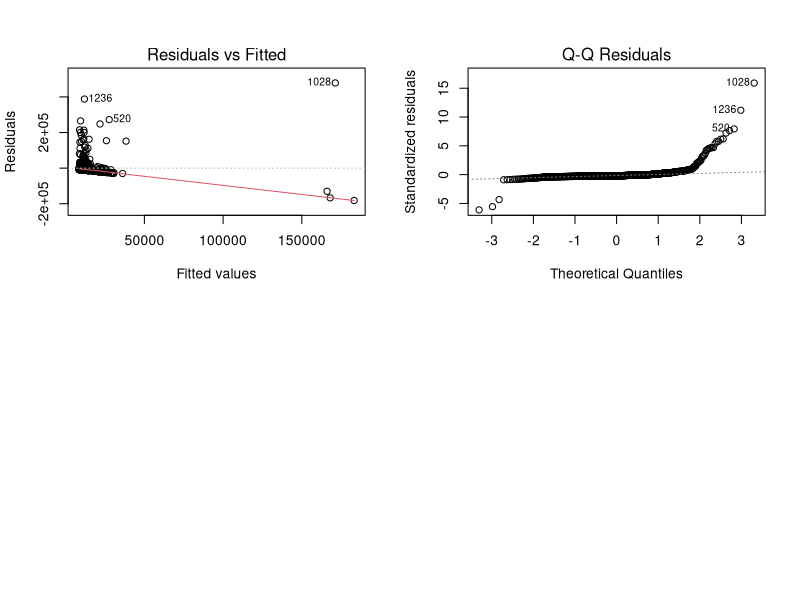

Write R code to recreate this figure. (Note: this script raises an error after producing the figure.)
## ---- chunk 1
rm(list=ls())
library(arm)
library(ggplot2)
library(dplyr)
library(tidyr)
library(gridExtra)
## ---- chunk 2
data<-read.csv("../data/W8QDEB2_cleaned.csv",header = TRUE, stringsAsFactors=TRUE)
head(data)
summary(data)
## ---- chunk 3
model.1 <- lm(W8QDEB2 ~ ., data = data)

# have a look at the model
summary(model.1)
## ---- chunk 4
model.2 <- lm(W8QDEB2 ~ W1GrssyrHH + IndSchool + W1depkids + W4RacismYP, data = data)

# have a look at the model
summary(model.2)
## ---- chunk 5
model.3 <- lm(W8QDEB2 ~ W1GrssyrHH + IndSchool + W4RacismYP, data = data)

# have a look at the model
summary(model.3)
## ---- chunk 6
model_inter <- lm(W8QDEB2 ~ W1GrssyrHH*IndSchool + W1GrssyrHH*W4RacismYP + IndSchool*W4RacismYP, data = data)

# have a look at the model
summary(model_inter)
## ---- chunk 7
model.4 <- lm(W8QDEB2 ~ W1GrssyrHH + IndSchool + IndSchool:W4RacismYP, data = data)

# have a look at the model
summary(model.4)
## ---- chunk 8
par(mfrow=c(2,2))
plot(model.4, which=c(1,2))
hist(rstandard(model), freq = FALSE ,
     main="Histogram of standardised residuals",
     cex.main=0.8, xlab="Standardised residuals")
## ---- chunk 9
show_outliers<-function(the.linear.model,topN){
  #length of data
  n=length(fitted(the.linear.model))
  #number of parameters estimated
  p=length(coef(the.linear.model))
  #standardised residuals over 3
  res.out<-which(abs(rstandard(the.linear.model))>3) #sometimes >2
  #topN values
  res.top<-head(rev(sort(abs(rstandard(the.linear.model)))),topN)
  #high leverage values
  lev.out<-which(lm.influence(the.linear.model)$hat>2*p/n)
  #topN values
  lev.top<-head(rev(sort(lm.influence(the.linear.model)$hat)),topN)
  #high diffits
  dffits.out<-which(dffits(the.linear.model)>2*sqrt(p/n))
  #topN values
  dffits.top<-head(rev(sort(dffits(the.linear.model))),topN)
  #Cook's over 1
  cooks.out<-which(cooks.distance(the.linear.model)>1)
  #topN cooks
  cooks.top<-head(rev(sort(cooks.distance(the.linear.model))),topN)
  #Create a list with the statistics -- cant do a data frame as different lengths 
  list.of.stats<-list(Std.res=res.out,Std.res.top=res.top, Leverage=lev.out, Leverage.top=lev.top, DFFITS=dffits.out, DFFITS.top=dffits.top, Cooks=cooks.out,Cooks.top=cooks.top)
  #return the statistics
  list.of.stats}
## ---- chunk 10
#Get outliers
outliers <- show_outliers(model.4, topN = 5) 

# Combine all outlier indices into a single vector
all_outliers <- unique(c(outliers$Std.res, outliers$Leverage, outliers$DFFITS, outliers$Cooks))

# Remove outliers from the dataset
cleaned_data <- data[-all_outliers, ]

# Refit the model without outliers
model.5 <- lm(W8QDEB2 ~ W1GrssyrHH + IndSchool + IndSchool:W4RacismYP, data = cleaned_data)

# have a look at the model
summary(model.5)
